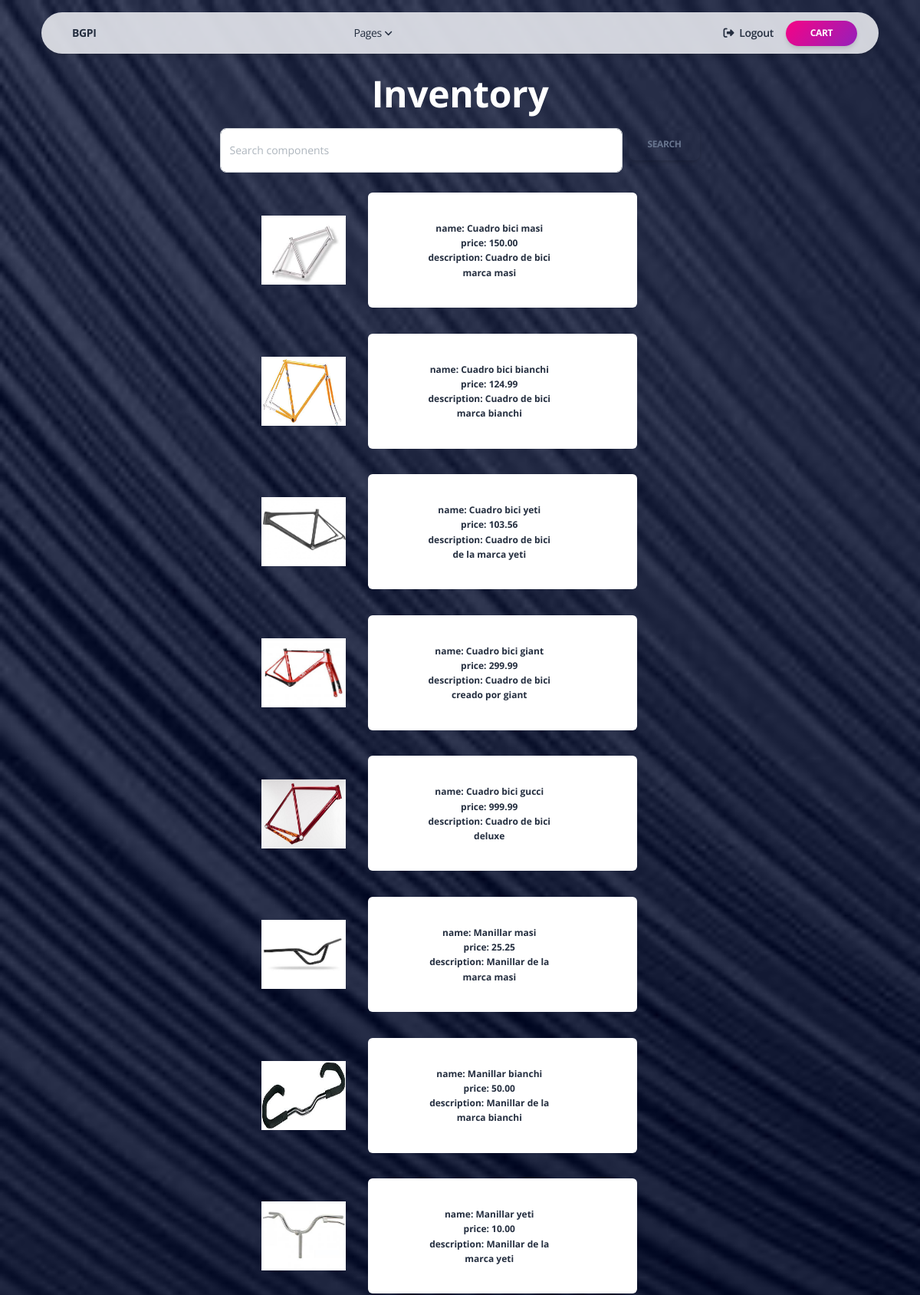
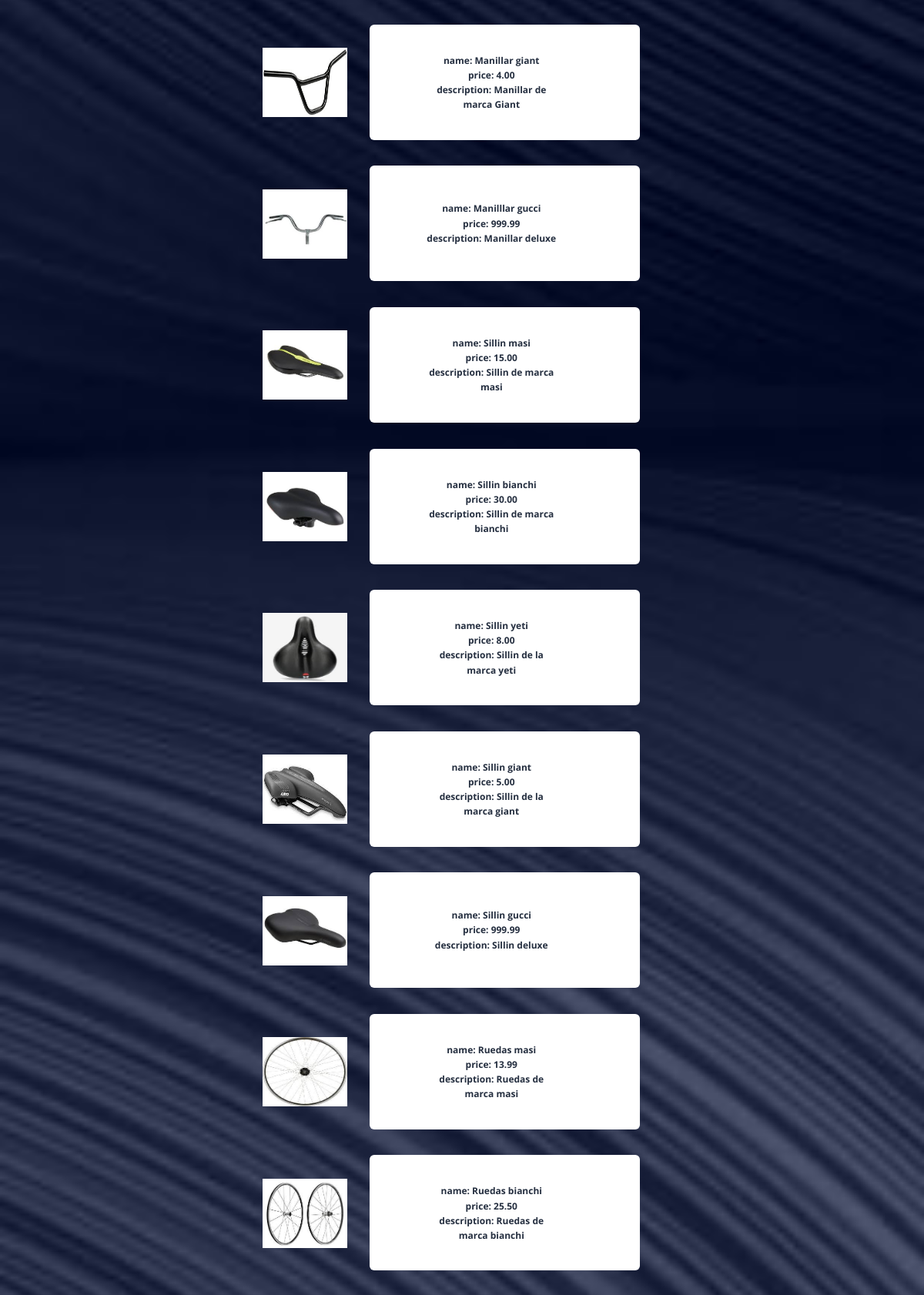
The app's page /inventory/ (signed in, upper part) with its own data (2 pictures, top to bottom).
### gestionPedidos/models.py (models this page shows, shortened)
class Component(models.Model):
    name=models.CharField(max_length=30)
    description=models.CharField(max_length=200)
    precio=models.DecimalField(max_digits=7, decimal_places=2)
    image = models.CharField(max_length=200, null=True)
    ND='No definido'
    SL='SL'
    RD='RD'
    MN='MN'
    CR='CR'
    CB='CB'
    TYPE= (
        (ND,'No definido'),
        (SL,'SL'),
        (RD,'RD'),
        (MN,'MN'),
        (CR,'CR'),
        (CB,'CB'),
        )
    type_component = models.CharField(
            max_length=255,
            choices=TYPE,
            default=ND)

### gestionPedidos/views.py (the view, shortened to what this page needs)
# urls.py: path('inventory/', inventory, name='inventory'),
@login_required
def inventory(request):
    msg = None
    cuadros = Component.objects.filter(type_component="CB")
    manillares = Component.objects.filter(type_component="MN")
    sillines = Component.objects.filter(type_component="SL")
    ruedas = Component.objects.filter(type_component="RD")
    camaras = Component.objects.filter(type_component="CR")
    diccionario = {
        "msg": msg,
        "cuadros": cuadros,
        "manillares": manillares,
        "sillines": sillines,
        "ruedas": ruedas,
        "camaras": camaras
    }
    return render(request, "pages/inventory.html", diccionario)

### apps/context_processors.py (called while the page is built)
def cfg_assets_root(request):
    return { 'ASSETS_ROOT' : settings.ASSETS_ROOT }

### gestionPedidos/templates/pages/inventory.html (shortened to what this page needs)
{% extends 'layouts/pedidosBase.html' %}
{% block body_class %} index-page {% endblock body_class %}
{% block contentTitle %} Inventory {% endblock contentTitle %}
{% load static %}
{% block stylesheets %}
<link type="text/css" rel="stylesheet" href="{% static 'pages/styles.css' %}" />
{% endblock stylesheets %}
{% block content %}
<div class="row d-flex justify-content-around text-center">
  <form class="d-flex" method="POST" action="{% url 'search' %}">
    <input class="form-control me-2" type="search"
    placeholder="Search components" arial-label="Search"
    name="buscar">
    <button class="btn btn-outline-secundary" type="submit">
    Search</button>
  </form>
</div>
<form method="post" action="{% url 'inventory' %}" role="form" >
  <div id="list">
    <div class="row d-flex justify-content-around text-center">
      {% for cuadro in cuadros %}
        <div class="col-md-1"></div>
        <div class="col-md-10">
        <div class="row">
          <div class="col-md-3">
            <img src="{{cuadro.image}}" class="imagenInv">
          </div>
          <div class="col-md-7">
            <label for="{{ cuadro.id }}">
              <div class="col-md-6 labelText labelInventory">name: {{ cuadro.name }} <br> price: {{ cuadro.precio }} <br> description: {{cuadro.description}}</div>
            </label>
            <br>
          </div>
        </div>
      </div>
        <div class="col-md-1"></div>
      {% endfor %}
    </div>
    <div class="row d-flex justify-content-around text-center">
      {% for manillar in manillares %}
      <div class="col-md-1"></div>
      <div class="col-md-10">
      <div class="row">
        <div class="col-md-3">
          <img src="{{manillar.image}}" class="imagenInv">
        </div>
        <div class="col-md-7">
          <label for="{{ manillar.id }}">
            <div class="col-md-6 labelText labelInventory">name: {{ manillar.name }} <br> price: {{ manillar.precio }} <br> description: {{manillar.description}}</div>
          </label>
          <br>
        </div>
      </div>
    </div>
      <div class="col-md-1"></div>
      {% endfor %}
    </div>
    <div class="row d-flex justify-content-around text-center">
      {% for sillin in sillines %}
      <div class="col-md-1"></div>
      <div class="col-md-10">
      <div class="row">
        <div class="col-md-3">
          <img src="{{sillin.image}}" class="imagenInv">
        </div>
        <div class="col-md-7">
          <label for="{{ sillin.id }}">
            <div class="col-md-6 labelText labelInventory">name: {{ sillin.name }} <br> price: {{ sillin.precio }} <br> description: {{sillin.description}}</div>
          </label>
          <br>
        </div>
      </div>
    </div>
      <div class="col-md-1"></div>
      {% endfor %}
    </div>
    <div class="row d-flex justify-content-around text-center">
      {% for rueda in ruedas %}
      <div class="col-md-1"></div>
      <div class="col-md-10">
      <div class="row">
        <div class="col-md-3">
          <img src="{{rueda.image}}" class="imagenInv">
        </div>
        <div class="col-md-7">
          <label for="{{ rueda.id }}">
            <div class="col-md-6 labelText labelInventory">name: {{ rueda.name }} <br> price: {{ rueda.precio }} <br> description: {{rueda.description}}</div>
          </label>
          <br>
        </div>
      </div>
    </div>
      <div class="col-md-1"></div>
      {% endfor %}
    </div>
  </div>
</form>
{% endblock content %}

### gestionPedidos/templates/layouts/pedidosBase.html (shortened to what this page needs)
<!DOCTYPE html>
<html lang="en">
<head>
  <link href="{{ ASSETS_ROOT }}/css/nucleo-icons.css" rel="stylesheet" />
  <link href="{{ ASSETS_ROOT }}/css/nucleo-svg.css" rel="stylesheet" />
  <link href="{{ ASSETS_ROOT }}/css/nucleo-svg.css" rel="stylesheet" />
  <link id="pagestyle" href="{{ ASSETS_ROOT }}/css/soft-design-system.css?v=1.0.1" rel="stylesheet" />
  {% block stylesheets %}{% endblock stylesheets %}
</head>
<body class="{% block body_class %}{% endblock body_class %}">
    {% include "includes/navigation.html" %}
    <header class="header-2">
        <div class="page-header section-height-75 relative" style="background-image: url('{{ ASSETS_ROOT }}/img/curved-images/curved.jpg')">
          <div class="container" style="margin-top: 125px;">
            <div class="row">
              <div class="col-lg-7 text-center mx-auto">
                <h1 class="text-white pt-3 mt-n5">
                  <a class="text-white" target="_blank">{% block contentTitle %}{% endblock contentTitle %}</a>
                </h1>
                <p class="lead text-white mt-3">
                  <p class="text-white">{% block content %}{% endblock content %}</p>
                </p>
              </div>
            </div>
          </div>
        </div>
      </header>
</body>
</html>

### apps/templates/includes/navigation.html (shortened to what this page needs)
  <div class="container position-sticky z-index-sticky top-0">
    <div class="row">
      <div class="col-12">
        <nav class="navbar navbar-expand-lg  blur blur-rounded top-0 z-index-fixed shadow position-absolute my-3 py-2 start-0 end-0 mx-4">
          <div class="container-fluid">
            <a class="navbar-brand font-weight-bolder ms-sm-3"
               href="/" rel="tooltip" title="Designed and Coded by Creative Tim" data-placement="bottom">
               BGPI
            </a>
            <div class="collapse navbar-collapse pt-3 pb-2 py-lg-0" id="navigation">
              <ul class="navbar-nav navbar-nav-hover ms-lg-12 ps-lg-5 w-100">
                <li class="nav-item dropdown dropdown-hover mx-2">
                  <a class="nav-link ps-2 d-flex justify-content-between cursor-pointer align-items-center" id="dropdownMenuPages" data-bs-toggle="dropdown" aria-expanded="false">
                    Pages
                    <img src="{{ ASSETS_ROOT }}/img/down-arrow-dark.svg" alt="down-arrow" class="arrow ms-1">
                  </a>
                </li>
                <li class="nav-item ms-lg-auto">
                  <a class="nav-link nav-link-icon me-2" href="{% url 'logout' %}">
                    <i class="fa fa-sign-out me-1"></i>
                    <p class="d-inline text-sm z-index-1 font-weight-bold" data-bs-toggle="tooltip" data-bs-placement="bottom" title="Logout">Logout</p>
                  </a>
                </li>
                <li class="nav-item my-auto ms-3 ms-lg-0">
                  <a href="/cart/"
                     class="btn btn-sm  bg-gradient-primary btn-round mb-0 me-1 mt-2 mt-md-0">Cart</a>
                </li>
              </ul>
            </div>
          </div>
        </nav>
      </div>
    </div>
  </div>

### gestionPedidos/static/pages/styles.css (style rules this page uses)
input[type="checkbox"] + label { height: 150px; width: 120%; background-color: white; border-radius: 0.5em; }
.labelText { position: relative; top: 50%; transform: translateY(-50%); }
.labelInventory { left: 20%; }
.imagenInv { width: 110px; height: 90px; display: flex; margin-top: 50%; }

### records on screen
Component: image (picture), name "Cuadro bici masi", precio "150.00", description "Cuadro de bici marca masi"
Component: image (picture), name "Cuadro bici bianchi", precio "124.99", description "Cuadro de bici marca bianchi"
Component: image (picture), name "Cuadro bici yeti", precio "103.56", description "Cuadro de bici de la marca yeti"
Component: image (picture), name "Cuadro bici giant", precio "299.99", description "Cuadro de bici creado por giant"
Component: image (picture), name "Cuadro bici gucci", precio "999.99", description "Cuadro de bici deluxe"
Component: image (picture), name "Manillar masi", precio "25.25", description "Manillar de la marca masi"
Component: image (picture), name "Manillar bianchi", precio "50.00", description "Manillar de la marca bianchi"
Component: image (picture), name "Manillar yeti", precio "10.00", description "Manillar de la marca yeti"
Component: image (picture), name "Manillar giant", precio "4.00", description "Manillar de marca Giant"
Component: image (picture), name "Manilllar gucci", precio "999.99", description "Manillar deluxe"
Component: image (picture), name "Sillin masi", precio "15.00", description "Sillin de marca masi"
Component: image (picture), name "Sillin bianchi", precio "30.00", description "Sillin de marca bianchi"
Component: image (picture), name "Sillin yeti", precio "8.00", description "Sillin de la marca yeti"
Component: image (picture), name "Sillin giant", precio "5.00", description "Sillin de la marca giant"
Component: image (picture), name "Sillin gucci", precio "999.99", description "Sillin deluxe"
Component: image (picture), name "Ruedas masi", precio "13.99", description "Ruedas de marca masi"
Component: image (picture), name "Ruedas bianchi", precio "25.50", description "Ruedas de marca bianchi"
